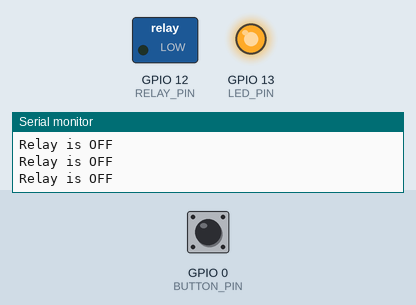
Recording of a sketch running on a simulated ESP8266 (NodeMCU). Shown: switched loads named in the sketch (green lamp = pin HIGH), output pins drawn as LEDs (lit = HIGH), the last lines printed to the serial monitor. The inputs (shaded band) are chosen by the test bench; at power-on: GPIO 0 (BUTTON_PIN) HIGH. WiFi joins after 1.5 s; servers stay silent unless stated; no MQTT or app messages arrive unless stated; not simulated (calls return 0 or success): credentials.h; names the files do not define were given values by the test bench: AIO_SERVERPORT = 80.

Above: at 3.2 s.
3.3 s: GPIO 0 (BUTTON_PIN) pulled LOW for 0.15 s
At 4.6 s:
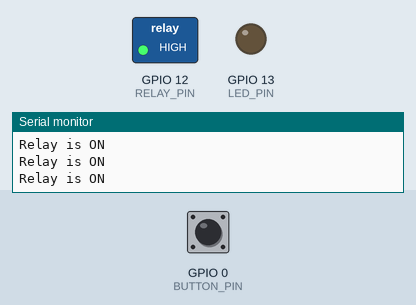
4.9 s: GPIO 0 (BUTTON_PIN) pulled LOW for 1 s
At 7.1 s:
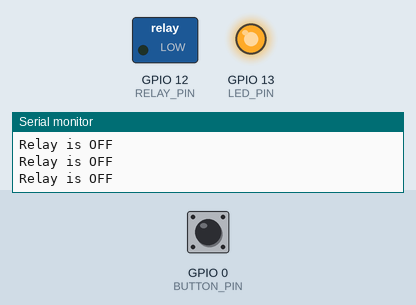
7.4 s: GPIO 0 (BUTTON_PIN) pulled LOW for 3.2 s
At 11.8 s:
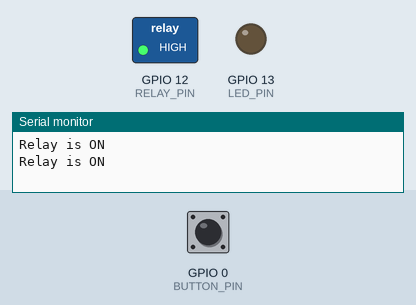
Timing chart, 0 to 13.3 s (numbered marks = the images above; inputs shaded):
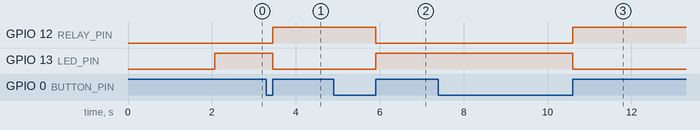

The sketch:

sonoff-1.ino
```cpp
/////////////////////////////////////////////////////////////////////////
//////////////////////// Configuration //////////////////////////////////
/////////////////////////////////////////////////////////////////////////
#define DEVICE_NAME "sonoff-1"

#define REPORT_STATUS_PERIOD_MS 500  // set report refresh delay

// Uncomment to enable the features
#define ENABLE_OTA
#define ENABLE_SERIAL

/////////////////////////////////////////////////////////////////////////
//////////////////////// functions declarations /////////////////////////
/////////////////////////////////////////////////////////////////////////


/************************* WiFi Access Point *********************************/

#include <ESP8266WiFi.h>        // Include the Wi-Fi library
#include <ESP8266mDNS.h>
#include <WiFiUdp.h>
#ifdef ENABLE_OTA
  #include <ArduinoOTA.h>
#endif
#include "credentials.h"        // Include Credentials (you need to create that file in the same folder if you cloned it from git)

/*
Content of "credentials.h" that matters for this section

// WIFI Credentials

#define WIFI_SSID        "[REPLACE BY YOUR WIFI SSID (2G)]"     // The SSID (name) of the Wi-Fi network you want to connect to
#define WIFI_PASSWORD    "[REPLACE BY YOUR WIFI PASSWORD]"      // The password of the Wi-Fi
*/

const char* ssid     = WIFI_SSID;         // The SSID (name) of the Wi-Fi network you want to connect to
const char* password = WIFI_PASSWORD;     // The password of the Wi-Fi

/************************* MQTT Setup *********************************/

#include "Adafruit_MQTT.h"
#include "Adafruit_MQTT_Client.h"
#include "credentials.h"

/*
// MQTT Credentials

Content of "credentials.h" that matters for this section

#define AIO_SERVER      "[REPLACE BY YOUR MQTT SERVER IP ADDRESS OR ITS FQDN]"
#define AIO_SERVERPORT  [REPLACE BY THE PORT NUMBER USED FOR THE MQTT SERVICE ON YOUR MQTT SERVEUR (DEFAULT IS 1883)]       // use 8883 for SSL"
#define AIO_USERNAME    ""  // USE THIS IF YOU HAVE USERNAME AND PASSWORD ENABLED ON YOUR MQTT SERVER
#define AIO_KEY         ""  // USE THIS IF YOU HAVE USERNAME AND PASSWORD ENABLED ON YOUR MQTT SERVER
*/

/************ Global State (you don't need to change this!) ******************/

// Create an ESP8266 WiFiClient class to connect to the MQTT server.
WiFiClient client;
// or... use WiFiFlientSecure for SSL
//WiFiClientSecure client;

// Setup the MQTT client class by passing in the WiFi client and MQTT server and login details.
Adafruit_MQTT_Client mqtt(&client, AIO_SERVER, AIO_SERVERPORT, AIO_USERNAME, AIO_KEY);

/****************************** Feeds ***************************************/

// Setup a feeds for publishing.
// Notice MQTT paths for AIO follow the form: <username>/feeds/<feedname>
Adafruit_MQTT_Publish stat_power = Adafruit_MQTT_Publish(&mqtt, AIO_USERNAME "/" DEVICE_NAME "/stat/power"); // to change for each pistons
Adafruit_MQTT_Publish stat_button = Adafruit_MQTT_Publish(&mqtt, AIO_USERNAME "/" DEVICE_NAME "/stat/button"); // to change for each pistons

// Setup a feeds for subscribing to changes.
Adafruit_MQTT_Subscribe cmnd_power = Adafruit_MQTT_Subscribe(&mqtt, AIO_USERNAME "/" DEVICE_NAME "/cmnd/power"); // to change for each pistons
Adafruit_MQTT_Subscribe cmnd_led = Adafruit_MQTT_Subscribe(&mqtt, AIO_USERNAME "/" DEVICE_NAME "/cmnd/led"); // to change for each pistons


// Bug workaround for Arduino 1.6.6, it seems to need a function declaration
// for some reason (only affects ESP8266, likely an arduino-builder bug).
void MQTT_connect();


///////////////////// initialize variables  ///////////////////////////

// sonoff pins
#define RELAY_PIN 12
#define BUTTON_PIN 0
#define LED_PIN 13
#define BONUS_PIN 14


  int power_stat = 0;
  int power_cmnd = 0;
  int button_cmnd = 0;
  int button_stat = 0;
  int led_cmnd = 0;
  int led_stat = 0;


///////////////////////////////////////////////////////
//////  ///////////////////////////////////////////////
//////  ///////////////////////////////////////////////
//////  ///////////                         ///////////
//////  ///////////                         ///////////
//\        ////////          SETUP          ///////////
///\      /////////                         ///////////
////\    //////////                         ///////////
/////\  ///////////////////////////////////////////////
///////////////////////////////////////////////////////
void setup() {

///////////////////////////////////////////////////////
///////////////////// Start Serial ////////////////////
///////////////////////////////////////////////////////

#ifdef ENABLE_SERIAL
  Serial.begin(115200); // Start the Serial communication to send messages to the computer
  delay(10);
  Serial.println('\n');
#endif

///////////////////////////////////////////////////////
//////////////////// Start Wifi ///////////////////////
///////////////////////////////////////////////////////

  WiFi.begin(ssid, password);             // Connecting to the network
#ifdef ENABLE_SERIAL
  Serial.print("Connecting to ");
  Serial.print(ssid); Serial.println(" ...");
#endif

  int i = 0;
  while (WiFi.status() != WL_CONNECTED) { // Wait for the Wi-Fi to connect
    delay(1000);
#ifdef ENABLE_SERIAL
    Serial.print(++i); Serial.print(' ');
#endif
  }

#ifdef ENABLE_OTA
////////////////// Initialize OTA /////////////////////
  // Hostname defaults to esp8266-[ChipID]
  ArduinoOTA.setHostname(DEVICE_NAME);

#ifdef ENABLE_SERIAL
  ArduinoOTA.onStart([]() {
    String type;
    if (ArduinoOTA.getCommand() == U_FLASH) {
      type = "sketch";
    } else { // U_FS
      type = "filesystem";
    }

    // NOTE: if updating FS this would be the place to unmount FS using FS.end()
    Serial.println("Start updating " + type);
  });
  ArduinoOTA.onEnd([]() {
    Serial.println("\nEnd");
  });
  ArduinoOTA.onProgress([](unsigned int progress, unsigned int total) {
    Serial.printf("Progress: %u%%\r", (progress / (total / 100)));
  });
  ArduinoOTA.onError([](ota_error_t error) {
    Serial.printf("Error[%u]: ", error);
    if (error == OTA_AUTH_ERROR) {
      Serial.println("Auth Failed");
    } else if (error == OTA_BEGIN_ERROR) {
      Serial.println("Begin Failed");
    } else if (error == OTA_CONNECT_ERROR) {
      Serial.println("Connect Failed");
    } else if (error == OTA_RECEIVE_ERROR) {
      Serial.println("Receive Failed");
    } else if (error == OTA_END_ERROR) {
      Serial.println("End Failed");
    }
  });
#endif /* ENABLE_SERIAL */
  ArduinoOTA.begin();
#endif /* ENABLE_OTA */

#ifdef ENABLE_SERIAL
  Serial.println('\n');
  Serial.println("Connection established!");
  Serial.print("IP address:\t");
  Serial.println(WiFi.localIP());         // Send the IP address of the ESP8266 to the computer
#endif

///////////////////////////////////////////////////////
////////////// Suscribing to MQTT topics //////////////
///////////////////////////////////////////////////////

  // Setup MQTT subscription feeds.
  mqtt.subscribe(&cmnd_power);
  mqtt.subscribe(&cmnd_led);

  ///////////////////////////////////////////////////////
  ////////////////// Initialize PINs ////////////////////
  ///////////////////////////////////////////////////////

  // INPUTS
  // (Info => https://www.arduino.cc/reference/en/language/functions/external-interrupts/attachinterrupt/)
  pinMode(BONUS_PIN, INPUT);                                                            // there is a 10K ohm pull-DOWN connected to that pin
  attachInterrupt(digitalPinToInterrupt(BUTTON_PIN), button_pressed, RISING);    // there is a NAN gate between the switch and the PIN so the logic is inverted (Rising = Linit Switch triggered)
  /*
  if (digitalRead(BUTTON_PIN) == HIGH) {
    // If the button is already pressed at start, we call the  triggered_button() interrupt fonction now as it will dot see a FALLING edge and therefore will not be able to initialize itself
    button_pressed();
  }
  */

  // OUTPUTS
  pinMode(RELAY_PIN, OUTPUT);
  pinMode(LED_PIN, OUTPUT);


}
///////////////////////////////////////////////////////
///  //////////////////////////////////////////////////
///  //////////////////////////////////////////////////
///  /// ///////////                        ///////////
///  ///   /////////                        ///////////
///          ///////      END OF SETUP      ///////////
////////   /////////                        ///////////
//////// ///////////                        ///////////
///////////////////////////////////////////////////////
///////////////////////////////////////////////////////


///////////////////////////////////////////////////////
//////  ///////////////////////////////////////////////
//////  ///////////////////////////////////////////////
//////  ///////////                         ///////////
//////  ///////////                         ///////////
//\        ////////           LOOP          ///////////
///\      /////////                         ///////////
////\    //////////                         ///////////
/////\  ///////////////////////////////////////////////
///////////////////////////////////////////////////////

void loop() {
#ifdef ENABLE_OTA
  ArduinoOTA.handle();
#endif

  // Ensure the connection to the MQTT server is alive (this will make the first
  // connection and automatically reconnect when disconnected).  See the MQTT_connect
  // function definition further below.
  MQTT_connect();


        Adafruit_MQTT_Subscribe *subscription;
      if ((subscription = mqtt.readSubscription(0))) {
        float value = atof((char *)subscription->lastread);

        /// We check position target from MQTT
        if (subscription == &cmnd_power) {
          if (value >= 0 && value <= 1) {
            power_cmnd = value;
          } else {
#ifdef ENABLE_SERIAL
            Serial.println("Received INVALID New power command");
#endif
          }
        }

        /// We check PWM speed target from MQTT
        else if (subscription == &cmnd_led) {
          if (value >= 0 && value <= 1) {
            led_cmnd = value; // we calculate the pwm speed from the % value
          } else {
#ifdef ENABLE_SERIAL
            Serial.println("Received INVALID LED command");
#endif
          }
        }
      }


if (power_cmnd == 1) {

      digitalWrite(RELAY_PIN, HIGH);
      digitalWrite(LED_PIN, LOW); // inverted so LOW <=> ON
      //Serial.println("Relay to ON");
      power_stat = 1;

} else {

      digitalWrite(RELAY_PIN, LOW);
      digitalWrite(LED_PIN, HIGH); // inverted so HIGH <=> OFF
      //Serial.println("Relay to OFF");
      power_stat = 0;

}


  report_status();
}

///////////////////////////////////////////////////////
///  //////////////////////////////////////////////////
///  //////////////////////////////////////////////////
///  /// ///////////                        ///////////
///  ///   /////////                        ///////////
///          ///////       END OF LOOP      ///////////
////////   /////////                        ///////////
//////// ///////////                        ///////////
///////////////////////////////////////////////////////
///////////////////////////////////////////////////////


///////////////////////////////////////////////////////
//////  ///////////////////////////////////////////////
//////  ///////////////////////////////////////////////
//////  ///////////                         ///////////
//////  ///////////                         ///////////
//\        ////////        FUNCTIONS        ///////////
///\      /////////                         ///////////
////\    //////////                         ///////////
/////\  ///////////////////////////////////////////////
///////////////////////////////////////////////////////


///////////////////////////////////////////////////////
//////////////// MQTT_connect Function ////////////////
///////////////////////////////////////////////////////

// Function to connect and reconnect as necessary to the MQTT server.
// Should be called in the loop function and it will take care if connecting.
void MQTT_connect() {
  int8_t ret;

  // Stop if already connected.
  if (mqtt.connected()) {
    return;
  }

#ifdef ENABLE_SERIAL
  Serial.print("Connecting to MQTT... ");
#endif

  uint8_t retries = 3;
  while ((ret = mqtt.connect()) != 0) { // connect will return 0 for connected
#ifdef ENABLE_SERIAL
       Serial.println(mqtt.connectErrorString(ret));
       Serial.println("Retrying MQTT connection in 5 seconds...");
#endif
       mqtt.disconnect();
       delay(250);  // wait 5 seconds
       retries--;
       if (retries == 0) {
         // basically die and wait for WDT to reset me
         while (1);
       }
  }
#ifdef ENABLE_SERIAL
  Serial.println("MQTT Connected!");
#endif
}


///////////////////////////////////////////////////////
//// TRIGGERED BUTTON - INTERRUPTION FUNCTION ///
///////////////////////////////////////////////////////

ICACHE_RAM_ATTR void button_pressed() {

detachInterrupt(digitalPinToInterrupt(BUTTON_PIN)); // we detach the interrupt to prevent false button push detections " like rebound"

Serial.print("button pressed >>> ");

if(power_stat == 0) {
  Serial.println("power_stat == 0 => power_cmnd = 1");
  power_cmnd = 1;
} else {
  Serial.println("power_stat == 1 => power_cmnd = 0");
  power_cmnd = 0;
}


}

///////////////////////////////////////////////////////
/////////////  REPORT THE SYSTEM STATUS  //////////////
///////////// ON THE CONSOLE AND ON MQTT //////////////
///////////////////////////////////////////////////////
void report_status()
{
  static unsigned long previous_millis = 0;
  if (millis() - previous_millis < REPORT_STATUS_PERIOD_MS) {
    // too early to report the status, abort now
    return;
  }

#ifdef ENABLE_SERIAL
  // Serial.print("hello");
  if (power_stat == 0){
  Serial.println("Relay is OFF");
  }
  if (power_stat == 1){
  Serial.println("Relay is ON");
  }
#endif

  /// we repport status and publish to mqtt
stat_power.publish(power_stat);
// stat_button.publish(button_stat);


attachInterrupt(digitalPinToInterrupt(BUTTON_PIN), button_pressed, RISING); // we reattach the interrupt reunabling the button pressing feature

  previous_millis = millis();
}

///////////////////////////////////////////////////////
///  //////////////////////////////////////////////////
///  //////////////////////////////////////////////////
///  /// ///////////                        ///////////
///  ///   /////////                        ///////////
///          ///////    END OF FUNCTIONS    ///////////
////////   /////////                        ///////////
//////// ///////////                        ///////////
///////////////////////////////////////////////////////
///////////////////////////////////////////////////////
```

Measured:
- after the input at 3.3 s, GPIO 12 (RELAY_PIN): LOW → HIGH after 0.15 s; GPIO 13 (LED_PIN): HIGH → LOW after 0.15 s
- after the input at 4.9 s, GPIO 12 (RELAY_PIN): HIGH → LOW after 1.0 s; GPIO 13 (LED_PIN): LOW → HIGH after 1.0 s
- after the input at 7.4 s, GPIO 12 (RELAY_PIN): LOW → HIGH after 3.2 s; GPIO 13 (LED_PIN): HIGH → LOW after 3.2 s
